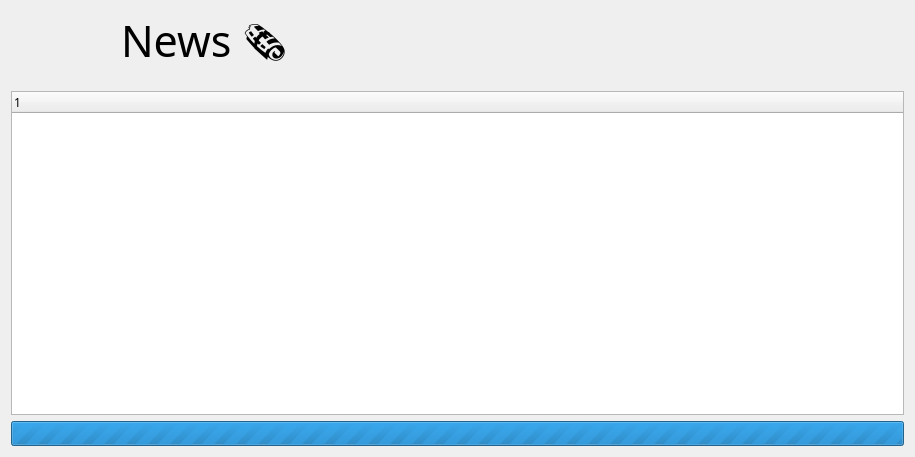
<?xml version="1.0" encoding="UTF-8"?>
<ui version="4.0">
 <class>News</class>
 <widget class="QDialog" name="News">
  <property name="windowModality">
   <enum>Qt::WindowModality::WindowModal</enum>
  </property>
  <property name="geometry">
   <rect>
    <x>0</x>
    <y>0</y>
    <width>915</width>
    <height>457</height>
   </rect>
  </property>
  <property name="font">
   <font>
    <family>Comfortaa</family>
    <hintingpreference>PreferNoHinting</hintingpreference>
   </font>
  </property>
  <property name="windowTitle">
   <string>News</string>
  </property>
  <property name="windowIcon">
   <iconset resource="../assets/assets.qrc">
    <normaloff>:/base/images/wikiLYNX_logo.svg</normaloff>:/base/images/wikiLYNX_logo.svg</iconset>
  </property>
  <layout class="QVBoxLayout" name="verticalLayout">
   <item>
    <layout class="QHBoxLayout" name="horizontalLayout">
     <property name="spacing">
      <number>10</number>
     </property>
     <property name="leftMargin">
      <number>0</number>
     </property>
     <item>
      <widget class="QPushButton" name="appLogo">
       <property name="maximumSize">
        <size>
         <width>100</width>
         <height>70</height>
        </size>
       </property>
       <property name="text">
        <string/>
       </property>
       <property name="icon">
        <iconset resource="../assets/assets.qrc">
         <normaloff>:/base/images/wikiLYNX_logo.svg</normaloff>:/base/images/wikiLYNX_logo.svg</iconset>
       </property>
       <property name="iconSize">
        <size>
         <width>100</width>
         <height>100</height>
        </size>
       </property>
       <property name="autoDefault">
        <bool>false</bool>
       </property>
       <property name="flat">
        <bool>true</bool>
       </property>
      </widget>
     </item>
     <item>
      <widget class="QLabel" name="label">
       <property name="font">
        <font>
         <family>Courier Prime</family>
         <pointsize>32</pointsize>
         <hintingpreference>PreferNoHinting</hintingpreference>
        </font>
       </property>
       <property name="text">
        <string>News 🗞️</string>
       </property>
      </widget>
     </item>
    </layout>
   </item>
   <item>
    <widget class="QTreeWidget" name="treeWidget">
     <property name="sortingEnabled">
      <bool>false</bool>
     </property>
     <column>
      <property name="text">
       <string notr="true">1</string>
      </property>
     </column>
    </widget>
   </item>
   <item>
    <widget class="QProgressBar" name="progressBar">
     <property name="maximum">
      <number>0</number>
     </property>
     <property name="value">
      <number>0</number>
     </property>
     <property name="textVisible">
      <bool>false</bool>
     </property>
    </widget>
   </item>
  </layout>
 </widget>
 <resources>
  <include location="../assets/assets.qrc"/>
 </resources>
 <connections/>
</ui>
